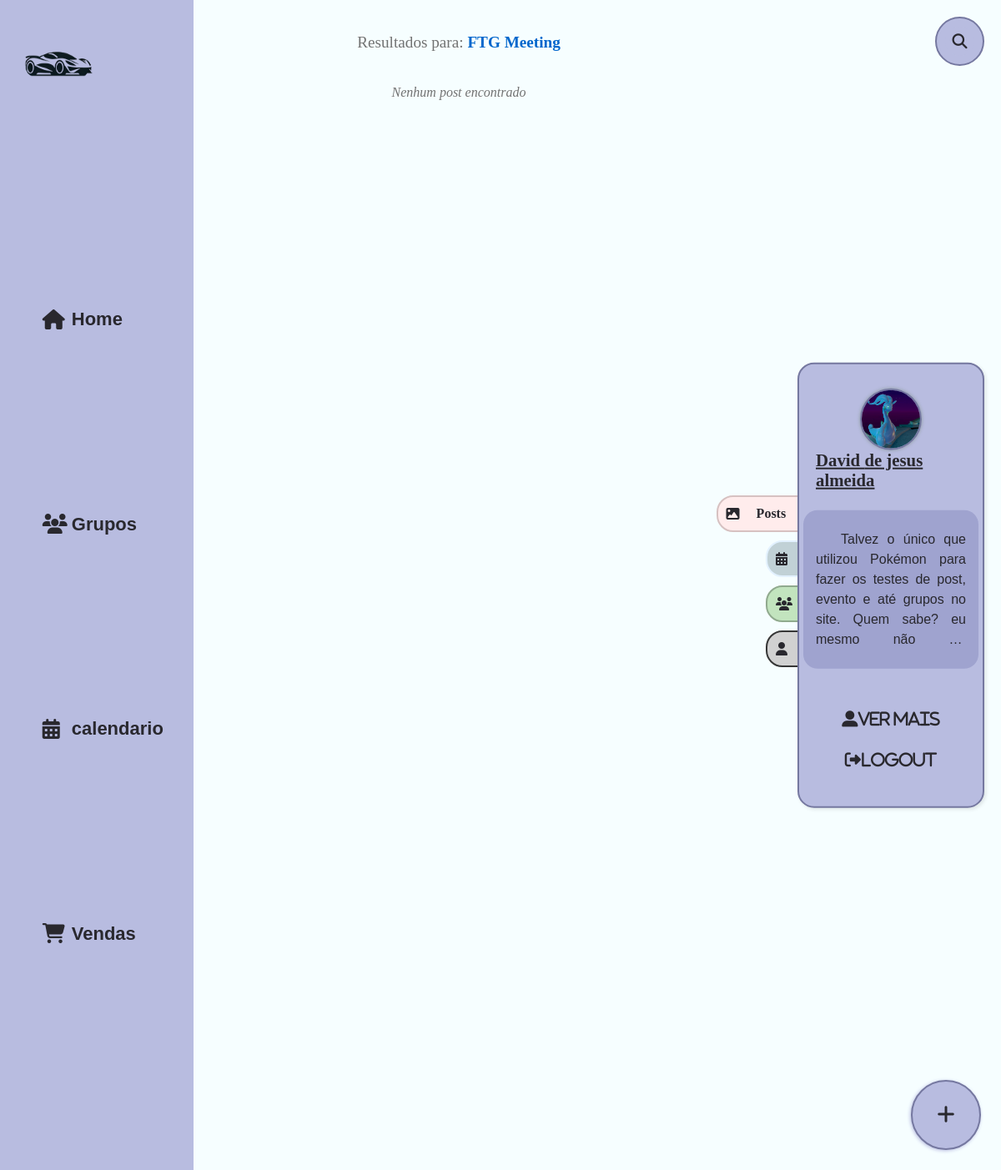
The page /search.php?pesquisa=FTG Meeting (signed in) on the database its author committed.
### tables this page shows
CREATE TABLE `tb_user` (
  `id_user` int(11) NOT NULL,
  `nome_user` varchar(50) NOT NULL,
  `sobrenome_user` varchar(50) DEFAULT NULL,
  `bio_user` varchar(250) NOT NULL,
  `img_user` varchar(36) DEFAULT NULL,
  `data_nasc_user` date DEFAULT NULL,
  `telefone_user` varchar(15) DEFAULT NULL,
  `cpf_user` varchar(14) DEFAULT NULL,
  `email_user` varchar(100) NOT NULL,
  `senha_user` varchar(60) NOT NULL
);

### includes/funcoes.php (called while the page is built, shortened)
<?php
class MeetCarFunctions {
    private $pdo;
    public function __construct() {
        $this->conn = new mysqli('localhost', 'root', '', 'db_meetcar');
        try {
            $this->pdo = new PDO('mysql:host=localhost;dbname=db_meetcar;charset=utf8mb4', 'root', '');
            $this->pdo->setAttribute(PDO::ATTR_ERRMODE, PDO::ERRMODE_EXCEPTION);
        } catch (PDOException $e) {
            die("PDO Connection failed: " . $e->getMessage());
        }
    }
    public function buscarUserPorId($userId) {
        $sql = "SELECT * FROM tb_user WHERE id_user = ?";
        try {
            $stmt = $this->pdo->prepare($sql);
            $stmt->execute([$userId]);
            return $stmt->fetch(PDO::FETCH_ASSOC);
        } catch (PDOException $e) {
            error_log("Erro ao buscar dados do usuário: " . $e->getMessage());
            return null;
        }
    }
}
?>

### includes/user_box.php
<?php
$meetcar = new MeetCarFunctions();
$userId = $_SESSION['user_id'] ?? null;
$user = $meetcar->buscarUserPorId($userId);
?>
<div class="tabs" style="display: none;">
    <div id="box-1" class="tab ativo" data-tab="1"><i class="fas fa-image"></i>Posts</div>
    <div id="box-2" class="tab" data-tab="2"><i class="fas fa-calendar-days"></i>Eventos</div>
    <div id="box-3" class="tab" data-tab="3"><i class="fas fa-users"></i>Grupos</div>
    <div id="box-4" class="tab" data-tab="4"><i class="fas fa-user"></i>Usuários</div>
</div>
<div class="user-box" data-id="<?= $user['id_user'] ?>">
    <div class="box-topo">
        <img src="assets/images/users/<?php echo ($user['img_user']); ?>" alt="imagem do user logado">
        <label><?php echo htmlspecialchars($user['nome_user']) . ' ' . htmlspecialchars($user['sobrenome_user']); ?></label>
    </div>
    <?php if (!empty($user['bio_user'])) { ?>
        <div class="box-centro">
            <p><?php echo htmlspecialchars($user['bio_user']); ?></p>
        </div>
    <?php } ?>
    <div class="box-inferior">
        <a href="user.php?id=<?= $user['id_user'] ?>"><i class="fas fa-user-alt">ver mais</i></a>
        <a href="banco/logout.php"><i class="fas fa-sign-out-alt">Logout</i></a>
    </div>
</div>

### assets/css/styles.css (style rules this page uses)
:root { --fundo-base: #b8bce0; --fundo-base-hover: #8286b1; --letra-normal-geral: #29282e; --fundo-body: #f6feff; --fundo-post: #ffecec; --fundo-evento: #e2f1ff; --borda-post: #d6c1c1; --borda-evento: #c1d1d6; --cor-logo: none; --sombra: rgba(0, 0, 0, 0.1); --texto-secundario: #727272; --fundo-input: #f8f9fd; --borda-input: #e0e3f1; --fundo-botao: #ffffff; --borda-base: #7578a0; --fundo-form: #ffffff; --info-fundo: #e6f2f8; --fundo-grupo: #c2e4be; --borda-grupo: #90aa8e; --detalhe-base: #9fa3cf; --fundo-user: #d1d1d1; --borda-user: #363636; }
body { background: var(--fundo-body); }
* { margin: 0; padding: 0; }
a { font-family: sans-serif; text-decoration: none; }
.tabs { position: fixed; right: 20px; top: 50%; transform: translateY(-50%); width: 15vw; min-height: 20px; display: flex; flex-direction: column; align-items: center; justify-content: center; cursor: pointer; margin-bottom: 10px; }
.tab { position: relative; right: 50%; width: 150px; min-height: 40px; border-radius: 20px 0 0 20px; color: var(--letra-normal-geral); display: flex; flex-direction: row; align-items: center; justify-content: baseline; padding-left: 10px; margin-bottom: 10px; transition: all 0.3s ease; user-select: none; }
.tab i { margin-right: 20px; color: var(--letra-normal-geral); }
.tab.ativo { border-bottom: none; font-weight: bold; right: 83%; }
#box-1 { background-color: var(--fundo-post); border: 2px solid var(--borda-post); }
#box-2 { background-color: var(--borda-evento); border: 2px solid var(--fundo-evento); }
#box-3 { background-color: var(--fundo-grupo); border: 2px solid var(--borda-grupo); }
#box-4 { background-color: var(--fundo-user); border: 2px solid var(--borda-user); }
.user-box { position: fixed; background-color: var(--fundo-base); color: var(--letra-normal-geral); border-radius: 20px; padding: 20px; padding-bottom: 10px; right: 20px; top: 50%; transform: translateY(-50%); width: 15vw; border: 2px var(--borda-base) solid; box-shadow: 2px 2px 4px var(--sombra); display: flex; flex-direction: column; align-items: center; justify-content: center; overflow: hidden; }
.user-box img { width: 70px; height: 70px; border-radius: 100%; border: 2px solid var(--borda-base); box-shadow: 0px 0px 4px #8c9c9c; object-fit: cover; }
.box-topo, .box-centro, .box-inferior { display: flex; flex-direction: column; min-height: 10vh; width: 100%; align-items: center; justify-content: center; }
.box-centro, .box-topo { margin-bottom: 15px; }
.box-centro { background-color: var(--detalhe-base); justify-content: baseline; align-items: baseline; border-radius: 17px; padding: 15px; }
.box-inferior a { padding: 15px 30%; transition: 0.2s ease; color: var(--letra-normal-geral); text-decoration: none; display: flex; align-items: center; justify-content: center; text-align: center; font-size: 1.2em; width: 100%; cursor: pointer; }
.box-topo label { font-weight: bold; margin: 0; font-size: 1.3em; text-decoration: underline; }
.box-topo label:first-letter, .box-centro p::first-letter { text-transform: capitalize; }
.box-centro p { text-indent: 30px; font-size: 1em; font-weight: normal; font-family: 'Franklin Gothic Medium', 'Arial Narrow', Arial, sans-serif; cursor: default; width: 100%; line-height: 1.5; text-align: justify; margin: 8px 0; display: -webkit-box; -webkit-line-clamp: 6; -webkit-box-orient: vertical; overflow: hidden; text-overflow: ellipsis; }

### rows shown on the page
tb_user: img_user (picture), nome_user "david", sobrenome_user "de jesus almeida", bio_user "talvez o único que utilizou Pokémon para fazer os testes de post, evento e até grupos no site. Quem sabe? eu mesmo não…"

### other values the page prints
$termo_pesquisa "FTG Meeting"
